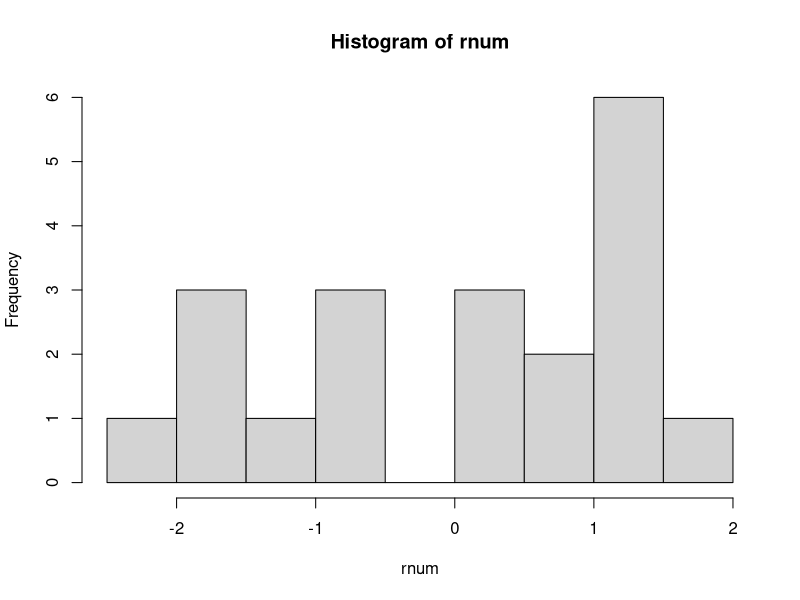
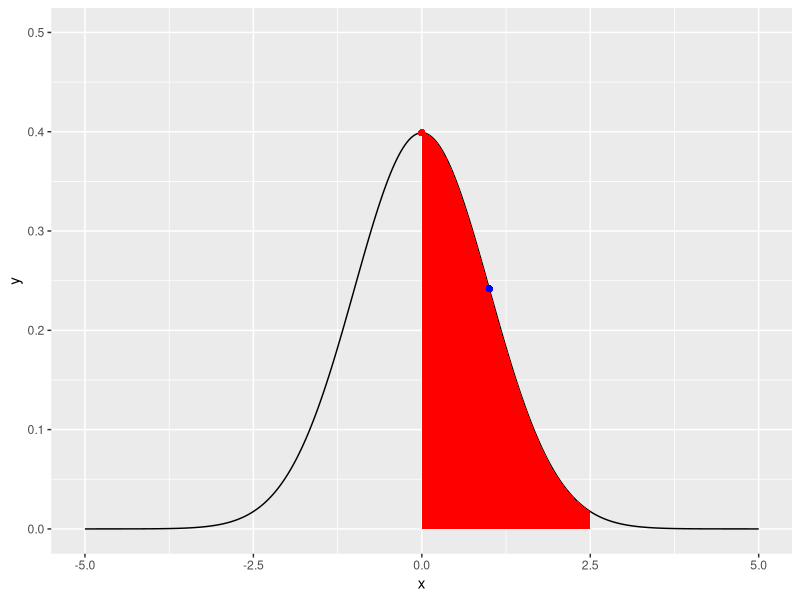
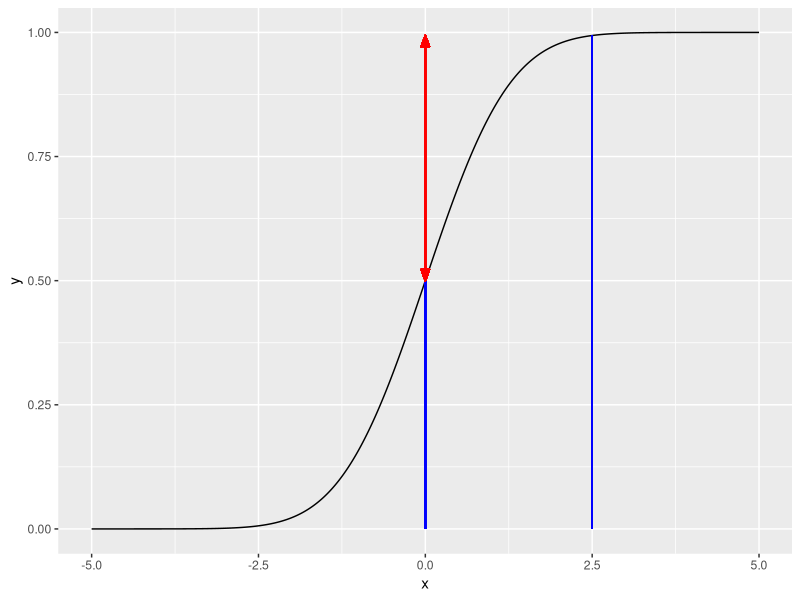
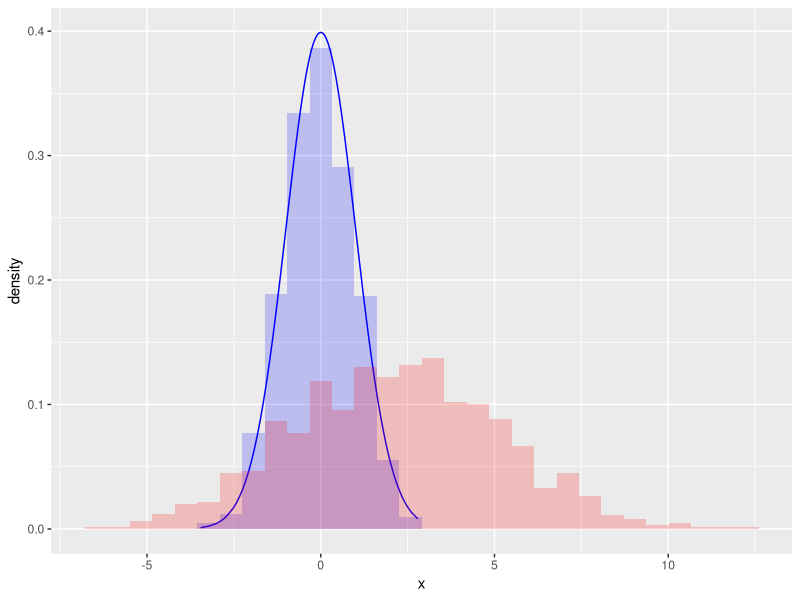
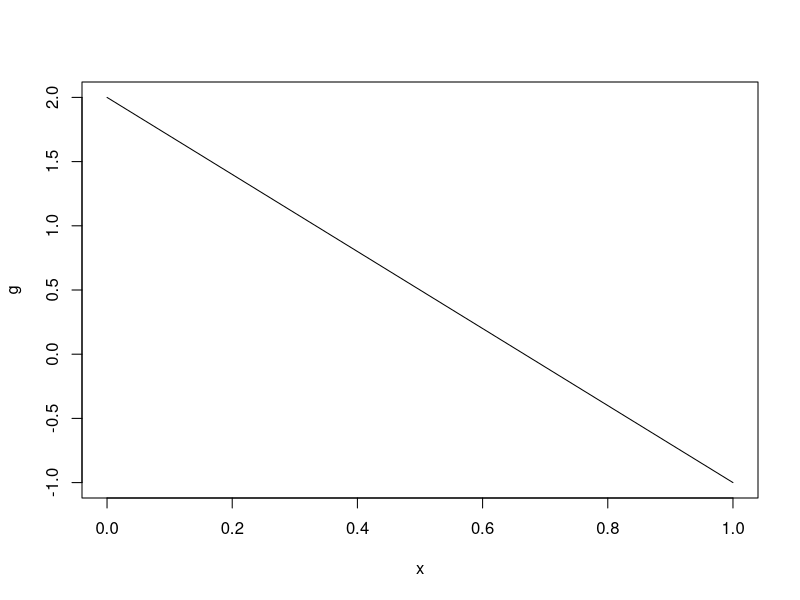
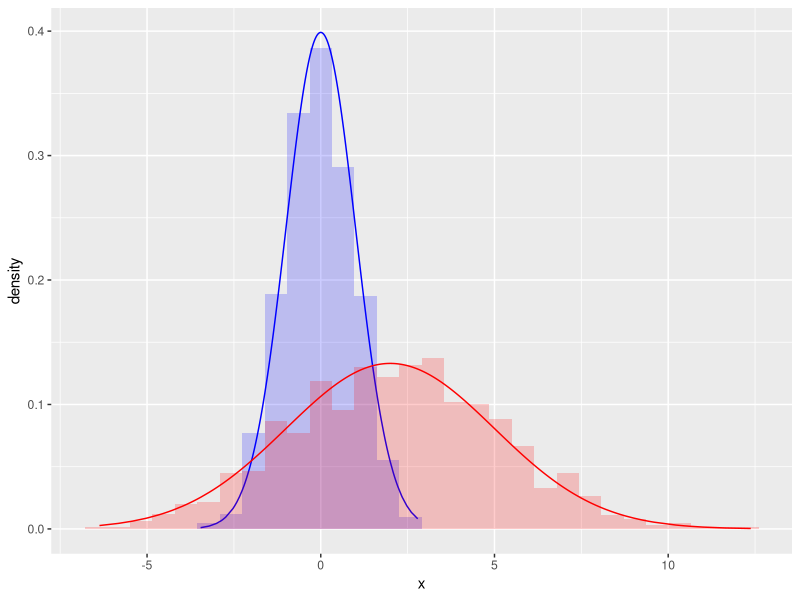
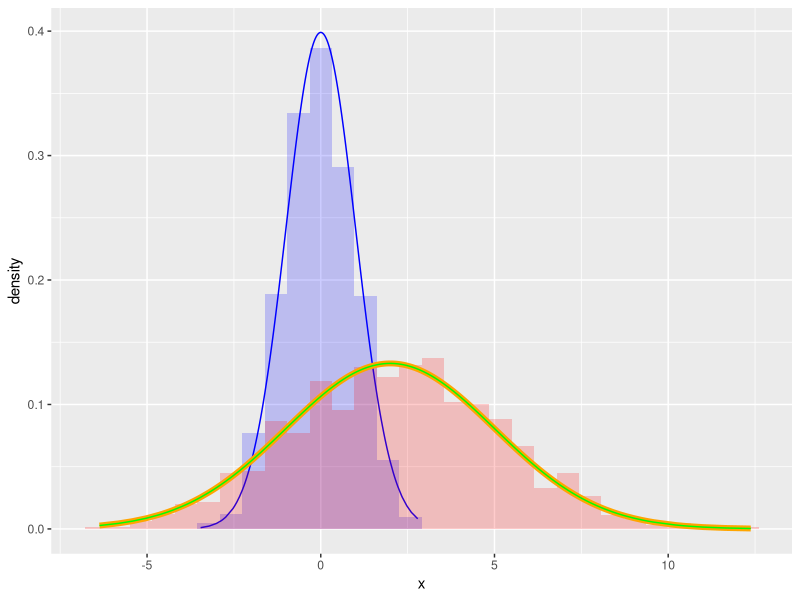
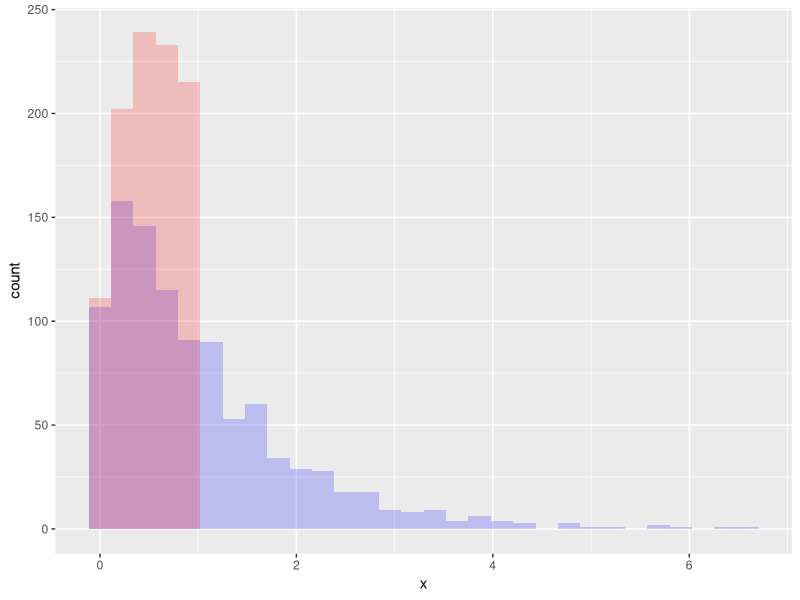

Generate these figures, in order, with R:
## ---- chunk 1
knitr::opts_chunk$set(echo = TRUE)
## ---- chunk 2
(rnum <- rnorm(20))
## ---- chunk 3
hist(rnum)
## ---- chunk 4
dnorm(0)
## ---- chunk 5
integrand <- function(x){ dnorm(x) }
integrate(integrand, lower=-Inf, upper=Inf)
## ---- chunk 6
integrate(integrand, lower=0, upper=2.5)
## ---- chunk 7
library(ggplot2)
data <- data.frame(x=seq(-5, 5, 0.01), y=dnorm(seq(-5, 5, 0.01)))
ggplot(data, aes(x=x, y=y)) + geom_line() +
  geom_area(mapping = aes(x = ifelse(x>0 & x<2.5 , x, 0)), fill = "red") +
  geom_point(x=0, y=dnorm(0), colour="red") +
  geom_point(x=1, y=dnorm(1), colour="blue") +
  ylim(0, 0.5)
## ---- chunk 8
dnorm(0) > dnorm(1)
## ---- chunk 9
pnorm(2.5)-pnorm(0)
## ---- chunk 10
data <- data.frame(x=seq(-5, 5, 0.01), y=pnorm(seq(-5, 5, 0.01)))
ggplot(data, aes(x=x, y=y)) + geom_line() +
  geom_segment(aes(x=0, xend=0, y=0, yend=pnorm(0)), colour="blue") +
  geom_segment(aes(x=2.5, xend=2.5, y=0, yend=pnorm(2.5)), colour="blue") +
  geom_segment(aes(x=0, xend=0, y=pnorm(0), yend=pnorm(2.5)), colour="red", arrow = arrow(angle=20,type="closed",ends="both",length=unit(3,"mm")))
## ---- chunk 11
library(numDeriv) # For grad
# cdf在2.5的微分，等於pdf(2.5)
f <- function(x) {pnorm(x, mean=0, sd=1)}
grad(f, 2.5)
dnorm(2.5, mean=0, sd=1)
## ---- chunk 12
pnorm(0)
qnorm(0.5)
## ---- chunk 13
# Generate 1000 random number of N(0,1)
x <- rnorm(1000)
# Transform X to Y
g <- function(x) { -1*3*x+2}
y <- g(x)
# Plot the histgram of x and y
# Note that Y-axis is density, instead of count
ggplot(data.frame(x=x), aes(x=x, ..density..)) +
  geom_histogram(fill="blue", alpha=0.2, bins=30) +
  geom_line(aes(x=x, y=dnorm(x)), color="blue") +
  geom_histogram(aes(x=y, ..density..), fill="red", alpha=0.2, bins=30)
## ---- chunk 14
plot(g)
## ---- chunk 15
# Get the inverse of g(X)
g_inv <- function(y) {(y-2)/-3}
Fy <- function(y) {1-pnorm(g_inv(y))}
## ---- chunk 16
ggplot(data.frame(x=x), aes(x=x, ..density..)) +
  geom_histogram(fill="blue", alpha=0.2, bins=30) +
  geom_line(aes(x=x, y=dnorm(x)), color="blue") +
  geom_histogram(aes(x=y, ..density..), fill="red", alpha=0.2, bins=30) +
  geom_line(aes(x=y, y=grad(Fy, y)), color="red")
## ---- chunk 17
# Manually calculate Y pdf
fy1 <- function(y) {dnorm(g_inv(y))*(1/3)}
# Use R function to calculate Y pdf
fy2 <- function(y) {dnorm(g_inv(y))*abs(grad(g_inv, y))}
ggplot(data.frame(x=x), aes(x=x, ..density..)) +
  geom_histogram(fill="blue", alpha=0.2, bins=30) +
  geom_line(aes(x=x, y=dnorm(x)), color="blue") +
  geom_histogram(aes(x=y, ..density..), fill="red", alpha=0.2, bins=30) +
  geom_line(aes(x=y, y=fy1(y)), color="orange", size=2) +
  geom_line(aes(x=y, y=fy1(y)), color="green")
## ---- chunk 18
library(plyr) # For ddply
# Generate x following exponential dist
data <- data.frame(x = rexp(1000))
# Transform x as y using x's cdf
data <- ddply(data, .(x), transform, y=pexp(x))
# Bi-plot x and y histogram
ggplot(data, aes(x)) +
  geom_histogram(fill="blue", alpha=0.2, bins=30) +
  geom_histogram(aes(x=y), fill="red", alpha=0.2, bins=30)
## ---- chunk 19
# Generate x following uniform dist
data <- data.frame(x = runif(1000))
# Transform x as y using x's cdf
data <- ddply(data, .(x), transform, y=qnorm(x))
# Bi-plot x and y histogram
ggplot(data, aes(x)) +
  geom_histogram(fill="blue", alpha=0.2, bins=30) +
  geom_histogram(aes(x=y), fill="red", alpha=0.2, bins=30)
## ---- chunk 20
# Generate x following exponential dist, color some of them
data <- data.frame(x = rexp(1000), type="origin")
data[data$x>0.25,]$type <- "color1"
# Transform x to y following normal dist
data <- ddply(data, .(x), transform, y=qnorm(pexp(x)))

# Convert data from wide format to long format for ggplot
library("reshape2")
long_data <- melt(data, id="type", variable.name="rv", value.name="value")
ggplot(long_data, aes(x=value)) + geom_dotplot(aes(color=type), binwidth=0.2) + facet_grid(. ~rv)
